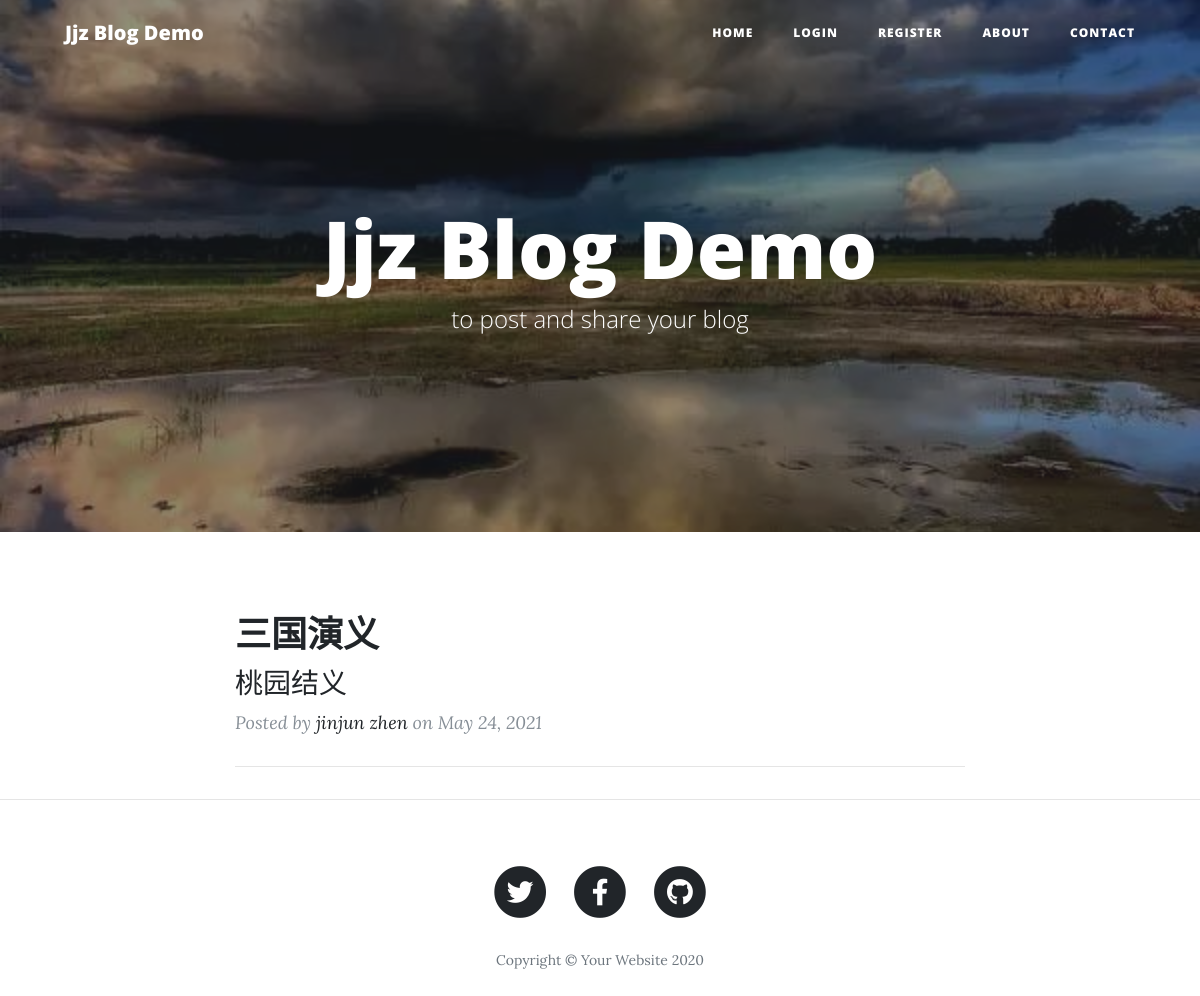
Before: / with the older database file.
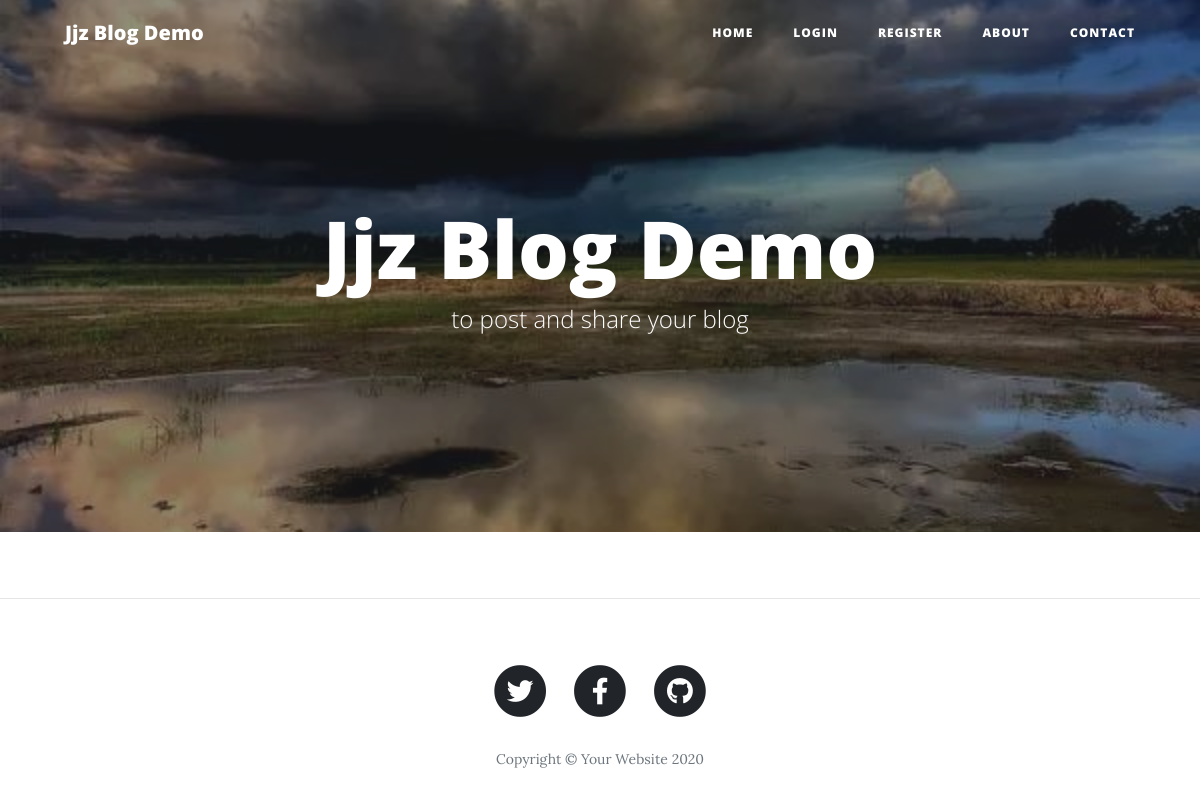
After: the same page with the newer database file.
### main.py (models this page shows)
class BlogPost(db.Model):
    __tablename__ = "blog_posts"
    id = db.Column(db.Integer, primary_key=True, nullable=False)
    author_id = db.Column(db.Integer, db.ForeignKey("users.id"))
    author = relationship("User", back_populates="posts")
    title = db.Column(db.String(250), unique=True, nullable=False)
    subtitle = db.Column(db.String(250), nullable=False)
    date = db.Column(db.String(250), nullable=False)
    body = db.Column(db.Text, nullable=False)
    img_url = db.Column(db.String(500), nullable=False)
    comments = relationship('Comment', back_populates="on_bolg")

class User(UserMixin, db.Model):
    __tablename__ = "users"
    id = db.Column(db.Integer, primary_key=True, nullable=False)
    name = db.Column(db.String(50), nullable=False)
    email = db.Column(db.String(100), unique=True)
    password = db.Column(db.String(200), nullable=False)
    posts = relationship("BlogPost", back_populates="author")
    comments = relationship("Comment", back_populates="comment_author")

### main.py (the view)
@app.route('/')
def get_all_posts():
    posts = BlogPost.query.all()
    return render_template("index.html", all_posts=posts, current_user=current_user)

### templates/index.html (shortened to what this page needs)
{% include "header.html" %}
<header class="masthead" style="background-image: url('static/img/sky-bg.jpg')">
    <div class="overlay"></div>
    <div class="container">
        <div class="row">
            <div class="col-lg-8 col-md-10 mx-auto">
                <div class="site-heading">
                    <h1>Jjz Blog Demo</h1>
                    <span class="subheading">to post and share your blog</span>
                </div>
            </div>
        </div>
    </div>
</header>
<div class="container">
    <div class="row">
        <div class="col-lg-8 col-md-10 mx-auto">
            {% for post in all_posts %}
            <div class="post-preview">
                <a href="{{ url_for('show_post', post_id=post.id) }}">
                    <h2 class="post-title">
                        {{post.title}}
                    </h2>
                    <h3 class="post-subtitle">
                        {{post.subtitle}}
                    </h3>
                </a>
                <p class="post-meta">Posted by
                    <a href="#">{{post.author.name}}</a>
                    on {{post.date}}
                </p>
            </div>
            <hr>
            {% endfor %}
        </div>
    </div>
</div>
<hr>
{% include "footer.html" %}

### templates/header.html (shortened to what this page needs)
<!DOCTYPE html>
<html lang="en">
<head>
  <link href="{{ url_for('static', filename='vendor/bootstrap/css/bootstrap.min.css') }}" rel="stylesheet">
  <link href="{{ url_for('static', filename='vendor/fontawesome-free/css/all.min.css')}}" rel="stylesheet" type="text/css">
  <link href="{{ url_for('static', filename='css/clean-blog.min.css')}}" rel="stylesheet">
</head>
<body>
  <nav class="navbar navbar-expand-lg navbar-light fixed-top" id="mainNav">
    <div class="container">
      <a class="navbar-brand" href="{{url_for('get_all_posts')}}">Jjz Blog Demo</a>
      <div class="collapse navbar-collapse" id="navbarResponsive">
        <ul class="navbar-nav ml-auto">
          <li class="nav-item">
            <a class="nav-link" href="{{ url_for('get_all_posts') }}">Home</a>
          </li>
          {% if not current_user.is_authenticated: %}
          <li class="nav-item">
            <a class="nav-link" href="{{ url_for('login') }}">Login</a>
          </li>
          <li class="nav-item">
            <a class="nav-link" href="{{ url_for('register') }}">Register</a>
          </li>
          {% endif %}
          <li class="nav-item">
            <a class="nav-link" href="{{ url_for('about') }}">About</a>
          </li>
          <li class="nav-item">
            <a class="nav-link" href="{{ url_for('contact') }}">Contact</a>
          </li>
        </ul>
      </div>
    </div>
  </nav>

### templates/footer.html (shortened to what this page needs)
  <footer>
    <div class="container">
      <div class="row">
        <div class="col-lg-8 col-md-10 mx-auto">
          <ul class="list-inline text-center">
            <li class="list-inline-item">
              <a href="#">
                <span class="fa-stack fa-lg">
                  <i class="fas fa-circle fa-stack-2x"></i>
                  <i class="fab fa-twitter fa-stack-1x fa-inverse"></i>
                </span>
              </a>
            </li>
            <li class="list-inline-item">
              <a href="#">
                <span class="fa-stack fa-lg">
                  <i class="fas fa-circle fa-stack-2x"></i>
                  <i class="fab fa-facebook-f fa-stack-1x fa-inverse"></i>
                </span>
              </a>
            </li>
            <li class="list-inline-item">
              <a href="#">
                <span class="fa-stack fa-lg">
                  <i class="fas fa-circle fa-stack-2x"></i>
                  <i class="fab fa-github fa-stack-1x fa-inverse"></i>
                </span>
              </a>
            </li>
          </ul>
          <p class="copyright text-muted">Copyright &copy; Your Website 2020</p>
        </div>
      </div>
    </div>
  </footer>
</body>
</html>

Changed rows visible on the page:
removed BlogPost: title "三国演义", subtitle "桃园结义", author.name "jinjun zhen", date "May 24, 2021"
